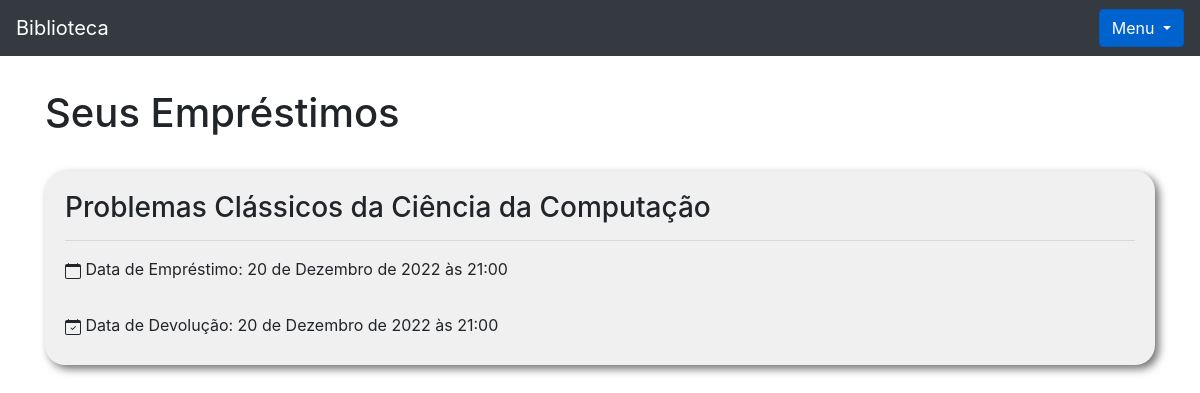
The app's page /livro/seus_emprestimos (signed in), older data.
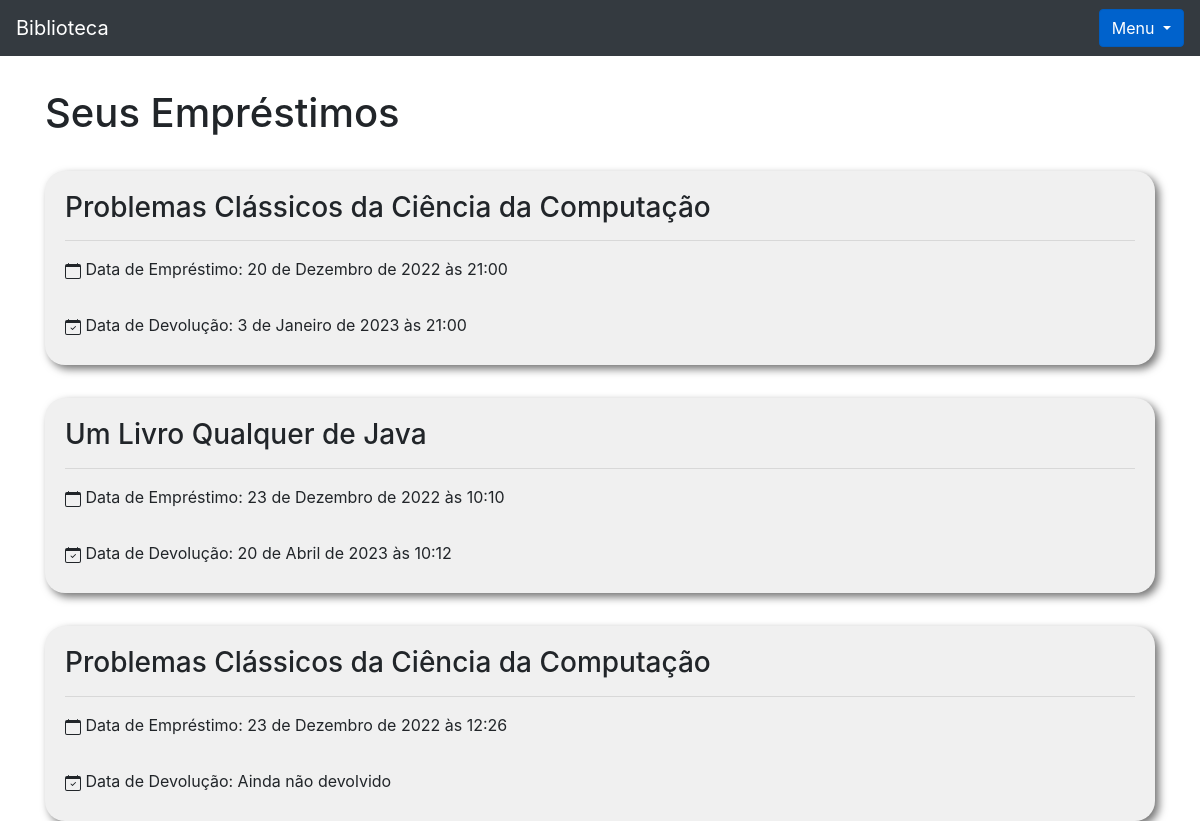
The same page, newer data.
### livro/models.py (models this page shows, shortened)
class Emprestimo(models.Model):
    choices = (
        ('P', 'Péssimo'),
        ('R', 'Ruim'),
        ('B', 'Bom'),
        ('O', 'Ótimo')
    )
    nome_emprestado = models.ForeignKey(Usuario, on_delete=models.DO_NOTHING, blank = True, null = True)
    nome_emprestado_anonimo = models.CharField(max_length = 30, blank = True, null = True)
    data_emprestimo = models.DateTimeField(default=datetime.datetime.now())
    data_devolucao  = models.DateTimeField(blank = True, null = True) # necessita tambem do null para poder não ser um campo de preenchimento obrigatório
    livro = models.ForeignKey(Livros, on_delete = models.DO_NOTHING)
    avaliacao = models.CharField(max_length=1, choices = choices, blank= True, null=True)

class Livros(models.Model):
    img             = models.ImageField(upload_to='capa_livro', null=True, blank=True)
    nome            = models.CharField(max_length = 100)
    autor           = models.CharField(max_length = 30)
    co_autor        = models.CharField(max_length = 30, blank = True) # blank = True torna não obrigatório o preenchimento do campo mas retorna string vazia
    data_cadastro   = models.DateField(default = date.today) # importa a data do dia automaticamente no campo
    emprestado      = models.BooleanField(default = False)
    categoria       = models.ForeignKey(Categoria, on_delete=models.DO_NOTHING) # se eu apagar a categoria não acontece nada com o livro
    usuario         = models.ForeignKey(Usuario, on_delete=models.DO_NOTHING)
    class Meta:
        verbose_name = 'Livro'
    def __str__(self):
        return self.nome

### livro/views.py (the view)
# urls.py: path('seus_emprestimos', views.seus_emprestimos, name= 'seus_emprestimos'),
def seus_emprestimos(request):
    usuario = Usuario.objects.get(id = request.session['usuario'])
    emprestimos = Emprestimo.objects.filter(nome_emprestado = usuario)
    form = CadastroLivro()
    form.fields['usuario'].initial = request.session['usuario']
    form.fields['categoria'].queryset = Categoria.objects.filter(usuario = usuario)
    form_categoria = CategoriaLivro()
    return render(request, 'seus_emprestimos.html', {'usuario_logado' : request.session['usuario'],
                                                     'emprestimos' : emprestimos,
                                                     'form': form,
                                                     'form_categoria': form_categoria})

### livro/models.py (called while the page is built)
    def __str__(self):
        return self.nome

### livro/templates/seus_emprestimos.html (shortened to what this page needs)
{%extends 'base.html'%}
{%block 'conteudo'%}
<div class="container">
    <h1 style="margin-top: 3%;">Seus Empréstimos</h1>
{% for emprestimo in emprestimos%}
    <div class="cartao">
        <div class="titulo">
            <h3>
                {{emprestimo.livro}}
                <hr>
            </h3>
        </div>
        <div class="corpo">
            <label>&nbspData de Empréstimo: {{emprestimo.data_emprestimo}}</label>
        </div>
        <br>
        <label>&nbspData de Devolução: {% if emprestimo.data_devolucao%}{{emprestimo.data_devolucao}}{%else%}Ainda não devolvido{%endif%}</label>
    </div>
    {%endfor%}
</div>
{%endblock%}

### templates/base.html (shortened to what this page needs)
<!doctype html>
<html lang="pt-BR">
  <head>
    <link rel="stylesheet" href="https://cdn.jsdelivr.net/npm/bootstrap@4.6.2/dist/css/bootstrap.min.css">
  </head>
  <body>
    <nav class="navbar navbar-dark bg-dark">
        <a class="navbar-brand" href="{% url 'home' %}">Biblioteca</a>
        {% if usuario_logado%}
          <div class="dropdown show">
            <a class="btn btn-primary dropdown-toggle" href="#" role="button" id="dropdownMenuLink" data-toggle="dropdown" aria-haspopup="true" aria-expanded="false">
              Menu
            </a>
          </div>
        {%endif%}
    </nav>
{% block 'conteudo' %}{% endblock %}
  </body>
</html>

### livro/templates/seus_emprestimos.html (style rules this page uses)
.cartao { background-color: #f0f0f0; padding: 20px; margin-top: 3%; border-radius: 20px; box-shadow: 4px 4px 8px #747474; }

Row changes from the older to the newer data that the page shows:
changed Emprestimo: data_devolucao "20 de Dezembro de 2022 às 21:00" → "3 de Janeiro de 2023 às 21:00"
added Emprestimo: livro "Um Livro Qualquer de Java", data_emprestimo "23 de Dezembro de 2022 às 10:10", data_devolucao "20 de Abril de 2023 às 10:12"
added Emprestimo: livro "Problemas Clássicos da Ciência da Computação", data_emprestimo "23 de Dezembro de 2022 às 12:26", shows "Ainda não devolvido"
